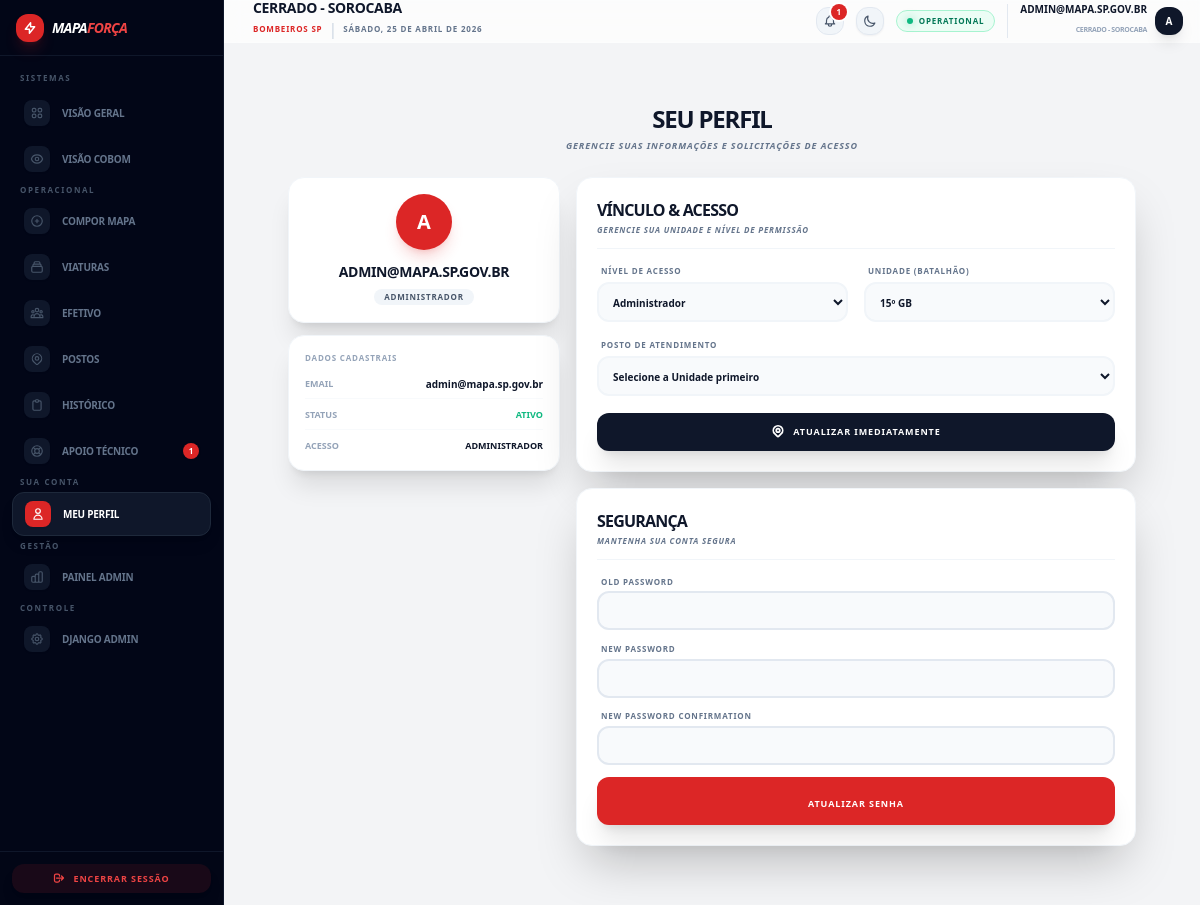
The app's page /accounts/profile/ (signed in) with its own data.
### accounts/models.py (models this page shows, shortened)
class User(AbstractUser):
    ROLE_CHOICES = (
        ('ADMIN', 'Administrador'),
        ('COBOM', 'Central (COBOM)'),
        ('BATALHAO', 'Batalhão (Total)'),
        ('SGB', 'SGB (Subgrupamento)'),
        ('POSTO', 'Posto Operacional'),
    )
    STATUS_CHOICES = (
        ('pending', 'Pendente'),
        ('approved', 'Aprovado'),
        ('rejected', 'Rejeitado'),
    )
    username = None
    email = models.EmailField(unique=True)
    status = models.CharField(max_length=20, choices=STATUS_CHOICES, default='pending')
    role = models.CharField(
        max_length=20,
        choices=ROLE_CHOICES,
        default='POSTO'
    )
    unidade = models.ForeignKey(
        Unidade,
        on_delete=models.SET_NULL,
        null=True,
        blank=True,
        related_name='usuarios',
        help_text='Unidade principal à qual este usuário pertence'
    )
    requested_role = models.CharField(
        max_length=20,
        choices=ROLE_CHOICES,
        null=True,
        blank=True,
        help_text='Nova função solicitada'
    )
    requested_unidade = models.ForeignKey(
        Unidade,
        on_delete=models.SET_NULL,
        null=True,
        blank=True,
        related_name='solicitacoes_vinculo',
        help_text='Nova unidade solicitada'
    )
    is_change_pending = models.BooleanField(
        default=False,
        help_text='Define se há uma alteração de perfil aguardando aprovação'
    )
    USERNAME_FIELD = 'email'
    REQUIRED_FIELDS = []
    objects = UserManager()
    @property
    def is_admin(self):
        return self.role == 'ADMIN' or self.is_superuser

### unidades/models.py (models this page shows, shortened)
class Unidade(models.Model):
    nome = models.CharField(max_length=100, unique=True)
    parent = models.ForeignKey(
        'self',
        on_delete=models.SET_NULL,
        null=True,
        blank=True,
        related_name='subunidades',
        help_text='Unidade superior (ex: Batalhão para um Posto)'
    )
    tipo_unidade = models.ForeignKey(
        Dictionary,
        on_delete=models.SET_NULL,
        null=True,
        related_name='unidades_por_nivel',
        limit_choices_to={'tipo': 'TIPO_UNIDADE'}
    )
    tipo_servico = models.ForeignKey(
        Dictionary,
        on_delete=models.SET_NULL,
        null=True,
        blank=True,
        related_name='unidades_por_servico',
        limit_choices_to={'tipo': 'TIPO_POSTO'}
    )
    mapa_sgb = models.CharField(max_length=50, blank=True, null=True)
    codigo_secao = models.CharField(max_length=50, unique=True, null=True)
    descricao = models.CharField(max_length=255, blank=True, null=True)
    telefone = models.CharField(max_length=20, blank=True, null=True)
    ativo = models.BooleanField(default=True)
    class Meta:
        verbose_name = 'Unidade'
        verbose_name_plural = 'Unidades'
        ordering = ['nome']

### accounts/views.py (the view, shortened to what this page needs)
# urls.py: path('profile/', views.profile_view, name='profile'),
@login_required
def profile_view(request):
    is_social = SocialAccount.objects.filter(user=request.user).exists()
    batalhoes = Posto.objects.values_list('unidade', flat=True).exclude(unidade__isnull=True).exclude(unidade='').distinct().order_by('unidade')
    form = PasswordChangeForm(request.user) if not is_social else None
    context = {
        'form': form,
        'user': request.user,
        'is_social': is_social,
        'batalhoes': batalhoes,
        'role_choices': User.ROLE_CHOICES,
    }
    return render(request, 'account/profile.html', context)

### templates/account/profile.html (shortened to what this page needs)
{% extends "base/base.html" %}
{% block content %}
<div class="max-w-5xl mx-auto py-5 px-3 sm:px-4 lg:px-6 animate-fade-in">
    <div class="mb-6 text-center">
        <h1 class="text-2xl font-black text-slate-900 dark:text-white uppercase tracking-tighter">Seu Perfil</h1>
        <p class="text-slate-500 dark:text-slate-400 font-bold uppercase tracking-widest text-[9px] mt-1 italic">Gerencie suas informações e solicitações de acesso</p>
    </div>
    <div class="grid grid-cols-1 lg:grid-cols-3 gap-4">
        <div class="lg:col-span-1 space-y-3">
            <div class="bg-white dark:bg-slate-900 rounded-2xl p-4 shadow-xl border border-slate-100 dark:border-slate-800 text-center">
                <div class="h-14 w-14 bg-red-600 rounded-full flex items-center justify-center mx-auto mb-3 shadow-lg shadow-red-600/20 text-xl font-black text-white">
                    {{ user.email|slice:":1"|upper }}
                </div>
                <h2 class="text-sm font-black text-slate-900 dark:text-white uppercase tracking-tight truncate">{{ user.email }}</h2>
                <span class="inline-block mt-1.5 px-2.5 py-0.5 bg-slate-100 dark:bg-slate-800 text-slate-600 dark:text-slate-400 rounded-full text-[8px] font-black uppercase tracking-widest">
                    {{ user.get_role_display }}
                </span>
            </div>
            <div class="bg-white dark:bg-slate-900 rounded-2xl p-4 shadow-xl border border-slate-100 dark:border-slate-800">
                <h3 class="text-[8px] font-black text-slate-400 dark:text-slate-500 uppercase tracking-widest mb-3">Dados Cadastrais</h3>
                <div class="space-y-2 text-xs">
                    <div class="flex justify-between border-b border-slate-50 dark:border-slate-800 pb-1.5">
                        <span class="font-black text-slate-400 uppercase text-[9px]">Email</span>
                        <span class="font-bold text-slate-900 dark:text-white text-[10px]">{{ user.email }}</span>
                    </div>
                    <div class="flex justify-between border-b border-slate-50 dark:border-slate-800 pb-1.5">
                        <span class="font-black text-slate-400 uppercase text-[9px]">Status</span>
                        <span class="font-bold text-emerald-500 uppercase text-[9px]">Ativo</span>
                    </div>
                    <div class="flex justify-between">
                        <span class="font-black text-slate-400 uppercase text-[9px]">Acesso</span>
                        <span class="font-bold text-slate-900 dark:text-white uppercase text-[9px]">{{ user.get_role_display }}</span>
                    </div>
                </div>
            </div>
        </div>
        <div class="lg:col-span-2 space-y-4">
            <div class="bg-white dark:bg-slate-900 rounded-2xl p-5 shadow-2xl border border-slate-100 dark:border-slate-800">
                <div class="mb-4 border-b border-slate-100 dark:border-slate-800 pb-3 flex justify-between items-end">
                    <div>
                        <h2 class="text-base font-black text-slate-900 dark:text-white uppercase tracking-tighter">Vínculo & Acesso</h2>
                        <p class="text-slate-500 text-[8px] font-black uppercase tracking-widest mt-0.5 italic">Gerencie sua unidade e nível de permissão</p>
                    </div>
                </div>
                <form method="post" class="space-y-4">
                    <div class="grid grid-cols-1 md:grid-cols-2 gap-4">
                        <div class="space-y-1.5">
                            <label class="block text-[8px] font-black text-slate-500 dark:text-slate-400 uppercase tracking-widest ml-1">Nível de Acesso</label>
                            <select name="requested_role" required class="w-full bg-slate-50 dark:bg-slate-950 border-2 border-slate-100 dark:border-slate-800 rounded-xl p-2.5 text-[10px] font-bold text-slate-900 dark:text-white focus:border-red-600 transition-all outline-none">
                                {% for code, name in role_choices %}
                                    <option value="{{ code }}" {% if user.role == code %}selected{% endif %}>{{ name }}</option>
                                {% endfor %}
                            </select>
                        </div>
                        <div class="space-y-1.5">
                            <label class="block text-[8px] font-black text-slate-500 dark:text-slate-400 uppercase tracking-widest ml-1">Unidade (Batalhão)</label>
                            <select name="batalhao_nome"
                                    hx-get="{% url 'get_postos_profile_htmx' %}"
                                    hx-target="#posto-select"
                                    hx-trigger="change, load"
                                    class="w-full bg-slate-50 dark:bg-slate-950 border-2 border-slate-100 dark:border-slate-800 rounded-xl p-2.5 text-[10px] font-bold text-slate-900 dark:text-white focus:border-red-600 transition-all outline-none">
                                {% for bat in batalhoes %}
                                    <option value="{{ bat }}" {% if user.unidade.parent.parent.nome == bat or user.unidade.parent.nome == bat %}selected{% endif %}>{{ bat }}</option>
                                {% endfor %}
                            </select>
                        </div>
                        <div class="md:col-span-2 space-y-1.5">
                            <label class="block text-[8px] font-black text-slate-500 dark:text-slate-400 uppercase tracking-widest ml-1">Posto de Atendimento</label>
                            <select id="posto-select" name="posto_id" required class="w-full bg-slate-50 dark:bg-slate-950 border-2 border-slate-100 dark:border-slate-800 rounded-xl p-2.5 text-[10px] font-bold text-slate-900 dark:text-white focus:border-red-600 transition-all outline-none">
                                <option value="">Selecione a Unidade primeiro</option>
                            </select>
                        </div>
                    </div>
                    <button type="submit" name="request_link" class="w-full bg-slate-900 dark:bg-white text-white dark:text-slate-950 font-black py-3 px-8 rounded-xl transition-all shadow-xl flex items-center justify-center space-x-2 active:scale-95 group">
                        <svg class="h-3.5 w-3.5 group-hover:rotate-12 transition-transform" fill="none" viewBox="0 0 24 24" stroke="currentColor" stroke-width="3">
                            <path d="M17.657 16.657L13.414 20.9a1.998 1.998 0 01-2.827 0l-4.244-4.243a8 8 0 1111.314 0z"/><path d="M15 11a3 3 0 11-6 0 3 3 0 016 0z"/>
                        </svg>
                        <span class="uppercase tracking-widest text-[9px]">
                            {% if user.is_admin %}Atualizar Imediatamente{% else %}Solicitar Alteração{% endif %}
                        </span>
                    </button>
                </form>
            </div>
            {% if not is_social %}
            <div class="bg-white dark:bg-slate-900 rounded-2xl p-5 shadow-2xl border border-slate-100 dark:border-slate-800">
                <div class="mb-4 border-b border-slate-100 dark:border-slate-800 pb-3">
                    <h2 class="text-base font-black text-slate-900 dark:text-white uppercase tracking-tighter">Segurança</h2>
                    <p class="text-slate-500 text-[8px] font-black uppercase tracking-widest mt-0.5 italic">Mantenha sua conta segura</p>
                </div>
                <form method="post" class="space-y-3">
                    {% for field in form %}
                    <div class="space-y-1">
                        <label class="block text-[8px] font-black text-slate-500 dark:text-slate-400 uppercase tracking-widest ml-1">{{ field.label }}</label>
                        {{ field }}
                    </div>
                    {% endfor %}
                    <button type="submit" name="change_password" class="w-full bg-red-600 hover:bg-red-500 text-white font-black py-3 px-8 rounded-xl transition-all shadow-xl active:scale-95 mt-2">
                        <span class="uppercase tracking-widest text-[9px]">Atualizar Senha</span>
                    </button>
                </form>
            </div>
            {% endif %}
        </div>
    </div>
</div>
{% endblock %}

### templates/base/navbar.html (shortened to what this page needs)
<header class="h-12 flex items-center justify-between px-4 sticky top-0 z-40 transition-all duration-300 glass dark:bg-slate-900/80">
    <div class="flex items-center space-x-3">
        <div class="flex flex-col">
            <h2 class="text-sm font-black text-slate-900 dark:text-white uppercase tracking-tight leading-none">
                {% if user.unidade %}{{ user.unidade.nome }}{% else %}Comando Geral{% endif %}
            </h2>
            <div class="flex items-center space-x-1.5 mt-0.5">
                <span class="text-[8px] text-red-600 dark:text-red-400 font-black uppercase tracking-widest">Bombeiros SP</span>
                <span class="text-slate-300 dark:text-slate-700 font-thin">|</span>
                <p class="text-[8px] text-slate-500 font-bold uppercase tracking-widest">{% now "l, d \d\e F \d\e Y" %}</p>
            </div>
        </div>
    </div>
    <div class="flex items-center space-x-3">
        <div x-data="{ openNotif: false }" class="relative">
            <button @click="openNotif = !openNotif"
                    class="p-1.5 rounded-xl bg-slate-100 dark:bg-slate-800 text-slate-600 dark:text-slate-300 hover:text-blue-600 transition-all border border-slate-200 dark:border-slate-700 relative">
                {% if has_unread_notifs %}
                <span class="absolute -top-1 -right-1 flex h-4 min-w-[16px] px-1 items-center justify-center rounded-full bg-red-600 text-[8px] font-black text-white ring-2 ring-white dark:ring-slate-900 animate-bounce">
                    {{ unread_tickets_count|add:unread_notifications.count }}
                </span>
                {% endif %}
            </button>
        </div>
        <button @click="darkMode = !darkMode; localStorage.setItem('darkMode', darkMode)"
                class="p-1.5 rounded-xl bg-slate-100 dark:bg-slate-800 text-slate-600 dark:text-slate-300 hover:text-red-600 transition-all shadow-sm border border-slate-200 dark:border-slate-700">
            <svg x-show="!darkMode" class="h-3.5 w-3.5" fill="none" viewBox="0 0 24 24" stroke="currentColor">
                <path stroke-linecap="round" stroke-linejoin="round" stroke-width="2" d="M20.354 15.354A9 9 0 018.646 3.646 9.003 9.003 0 0012 21a9.003 9.003 0 008.354-5.646z" />
            </svg>
        </button>
        <div class="hidden md:flex items-center space-x-1.5 px-2.5 py-1 bg-emerald-50 dark:bg-emerald-950/30 rounded-xl border border-emerald-200 dark:border-emerald-800/50">
            <div class="h-1.5 w-1.5 bg-emerald-500 rounded-full animate-pulse shadow-[0_0_8px_rgba(16,185,129,0.5)]"></div>
            <span class="text-[8px] font-black text-emerald-700 dark:text-emerald-400 uppercase tracking-widest">Operational</span>
        </div>
        <a href="{% url 'profile' %}" class="hidden sm:flex items-center space-x-2 pl-3 border-l border-slate-200 dark:border-slate-800 hover:opacity-80 transition-all group">
             <div class="text-right">
                 <p class="text-[10px] font-black text-slate-900 dark:text-white uppercase leading-none">{{ user.email }}</p>
                 <span class="text-[7px] font-bold text-slate-400 uppercase tracking-tighter">{% if user.unidade %}{{ user.unidade.nome }}{% else %}Sem Vínculo{% endif %}</span>
             </div>
             <div class="h-7 w-7 rounded-xl bg-slate-900 dark:bg-white text-white dark:text-slate-900 flex items-center justify-center text-[10px] font-black shadow-lg group-hover:scale-105 transition-transform">
                {{ user.email|slice:":1"|upper }}
             </div>
        </a>
    </div>
</header>

### templates/base/base.html (style rules this page uses)
.glass { background: rgba(255, 255, 255, 0.7); backdrop-filter: blur(10px); border: 1px solid rgba(255, 255, 255, 0.2); }
.animate-fade-in { animation: fade-in 0.3s ease-out forwards; }

### templates/account/profile.html (style rules this page uses)
input[type="password"] { width: 100%; background-color: #f8fafc; border: 2px solid #e2e8f0; border-radius: 0.75rem; padding: 0.625rem 0.875rem; font-size: 10px; font-weight: 700; transition: all 0.3s; }

### records on screen
User: unidade.nome "CERRADO - SOROCABA", email "ADMIN@MAPA.SP.GOV.BR", email "A", role "ADMINISTRADOR", email "admin@mapa.sp.gov.br", requested_role "Administrador", batalhao_nome "15º GB"

### other values on screen
{{ unread_tickets_count }} "1"
{{ unread_tickets_count|add:unread_notifications.count }} "1"
{{ field.label }} "OLD PASSWORD" "NEW PASSWORD" "NEW PASSWORD CONFIRMATION"
